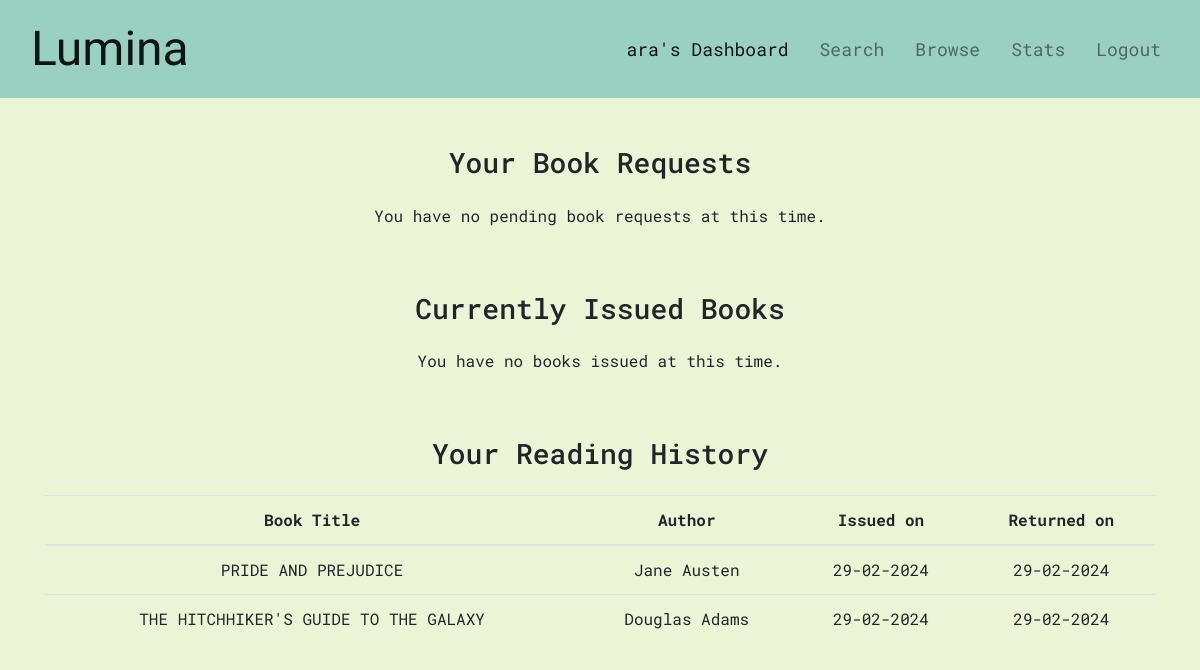
/ (signed in), run on an earlier commit of the app's database.
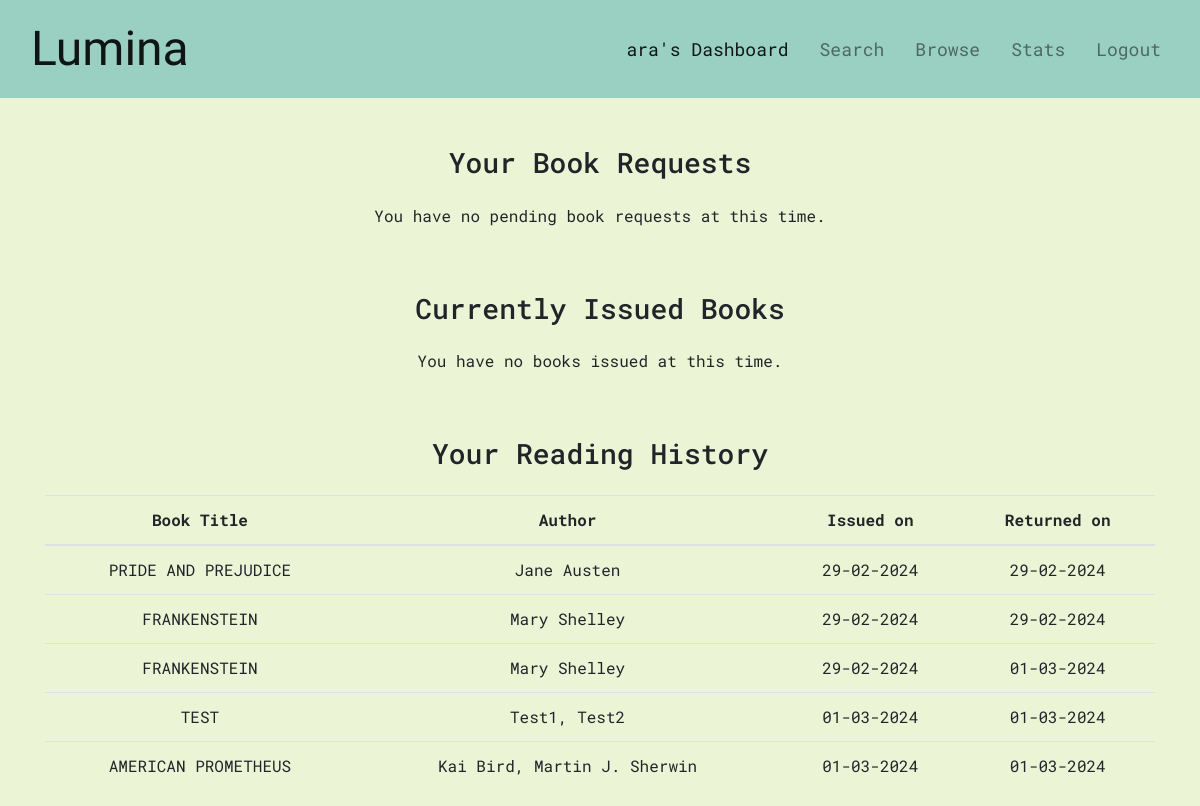
And on a later commit of the database.
### application/models.py (models this page shows)
class BookRequest(db.Model):
    __tablename__ = 'book_request'
    id = db.Column(db.Integer, primary_key=True)
    book_id = db.Column(db.Integer, db.ForeignKey('book.id'))
    user_id = db.Column(db.Integer, db.ForeignKey('user.id'))
    book_title = db.Column(db.String(255)) # for ease of display
    book_author = db.Column(db.String(255)) # for ease of display
    username = db.Column(db.String(30)) # for ease of display
    date_requested = db.Column(db.Date, default=db.func.current_date())
    issued = db.Column(db.Boolean, default=False)
    date_issued = db.Column(db.Date)
    date_due = db.Column(db.Date)
    auto_return_timestamp = db.Column(db.DateTime)
    returned = db.Column(db.Boolean, default=False)
    date_returned = db.Column(db.Date)

### application/controllers.py (the view)
@app.route('/', methods=['GET', 'POST'])
def home():
    if "user" in session:
        user = User.query.filter_by(username=session['user']).first()
        pending_requests = BookRequest.query.filter_by(issued=False, returned=False).all()
        user_pending_requests = BookRequest.query.filter_by(user_id=user.id, issued=False, returned=False).all()
        issued_now = BookRequest.query.filter_by(issued=True, returned=False).all()
        user_issued_now = BookRequest.query.filter_by(user_id=user.id, issued=True, returned=False).all()
        books_read = BookRequest.query.filter_by(returned=True).all()
        user_books_read = BookRequest.query.filter_by(user_id=user.id, returned=True).all()
        if session['user_role'] == 'admin':
            return render_template('librariandashboard.html', title='Librarian Dashboard', user=session['user'], pending_requests=pending_requests, issued_now=issued_now, role=session['user_role'], books_read=books_read)
        else:
            username = user.username
            page_title = username + "'s Dashboard"
            return render_template('userdashboard.html', title=page_title, user=session['user'], pending_requests=user_pending_requests, issued_now=user_issued_now, role=session['user_role'], books_read=user_books_read)
    else:
        return render_template('welcome.html', title='Welcome')

### application/controllers.py (called while the page is built)
@app.before_request
def auto_return():
    book_requests = BookRequest.query.filter_by(issued=True, returned=False).all()
    if book_requests is None:
        return
    for book_request in book_requests:
        if datetime.datetime.now() > book_request.auto_return_timestamp:
            book_request.returned = True
            book = Book.query.filter_by(id=book_request.book_id).first()
            user = User.query.filter_by(id=book_request.user_id).first()
            user.quota -= 1
            book_request.date_returned = datetime.date.today()
            book_request.issued = False
            book.available = True
            db.session.commit()
    return

### templates/userdashboard.html
{% extends "body.html" %}
{% block body %}
<div class="container">
    <div class="row">
        <div class="col-12">
            <h3 class="text-center mt-5">Your Book Requests</h3>
        </div>
    </div>
    {% if pending_requests %}
    <div class="row">
        <div class="col-12">
            <table class="table table-hover mt-3" style="text-align: center;">
                <thead>
                    <tr>
                        <th scope="col">Book Title</th>
                        <th scope="col">Author</th>
                        <th scope="col">Requested on</th>
                        <th scope="col">Action</th>
                    </tr>
                </thead>
                <tbody>
                    {% for request in pending_requests%}
                    <tr>
                        <td><a href="/book/{{request.book_id}}">{{request.book_title}}</a></td>
                        <td>{{request.book_author}}</td>
                        <td>{{request.date_requested.strftime('%d-%m-%Y')}}</td>
                        <td>
                            <form action="/book_request/{{request.id}}/delete" method="post">
                                <button type="submit" class="btn btn-custom">Delete Request</button>
                            </form>
                        </td>
                    </tr>
                    {% endfor %}
                </tbody>
            </table>
        </div>
    </div>
    {% else %}
    <div class="row">
        <div class="col-12">
            <p class="text-center mt-3">You have no pending book requests at this time.</p>
        </div>
    </div>
    {% endif %}
</div>
<div class="container">
    <div class="row">
        <div class="col-12">
            <h3 class="text-center mt-5">Currently Issued Books</h3>
        </div>
    </div>
    {% if issued_now %}
    <div class="row">
        <div class="col-12">
            <table class="table table-hover mt-3" style="text-align: center;">
                <thead>
                    <tr>
                        <th scope="col">Book Title</th>
                        <th scope="col">Issued on</th>
                        <th scope="col">Return by</th>
                        <th scope="col">Action</th>
                    </tr>
                </thead>
                <tbody>
                    {% for loan in issued_now%}
                    <tr>
                        <td><a href="/book/{{loan.book_id}}">{{loan.book_title}}</td>
                        <td>{{loan.date_issued.strftime('%d-%m-%Y')}}</td>
                        <td>{{loan.date_due.strftime('%d-%m-%Y')}}</td>
                        <td>
                            <a href="/book={{loan.book_id}}/book_request={{loan.id}}/read" class="btn-sm btn-custom" style="display: inline-block;">Read</a>
                            <form action="/book_request/{{loan.id}}/return" method="post" style="display: inline-block;">
                                <button type="submit" class="btn-sm btn-custom">Return</button>
                            </form>
                        </td>
                    </tr>
                    {% endfor %}
                </tbody>
            </table>
        </div>
    </div>
    {% else %}
    <div class="row">
        <div class="col-12">
            <p class="text-center mt-3">You have no books issued at this time.</p>
        </div>
    </div>
    {% endif %}
</div>
<div class="container">
    <div class="row">
        <div class="col-12">
            <h3 class="text-center mt-5">Your Reading History</h3>
        </div>
    </div>
    {% if books_read %}
    <div class="row">
        <div class="col-12">
            <table class="table table-hover mt-3" style="text-align: center;">
                <thead>
                    <tr>
                        <th scope="col">Book Title</th>
                        <th scope="col">Author</th>
                        <th scope="col">Issued on</th>
                        <th scope="col">Returned on</th>
                    </tr>
                </thead>
                <tbody>
                    {% for loan in books_read%}
                    <tr>
                        <td>{{loan.book_title}}</td>
                        <td>{{loan.book_author}}</td>
                        <td>{{loan.date_issued.strftime('%d-%m-%Y')}}</td>
                        <td>{{loan.date_returned.strftime('%d-%m-%Y')}}</td>
                    </tr>
                    {% endfor %}
                </tbody>
            </table>
        </div>
    </div>
    {% else %}
    <div class="row">
        <div class="col-12">
            <p class="text-center mt-3">You have previous no reading history.</p>
        </div>
    </div>
    {% endif %}
</div>
{% endblock %}

### templates/body.html (shortened to what this page needs)
<!DOCTYPE html>
<html lang="en">
<head>
  <link rel="stylesheet" href="https://stackpath.bootstrapcdn.com/bootstrap/4.3.1/css/bootstrap.min.css" />
  <link rel="stylesheet" href="/static/styles.css">
</head>
<body>
  <nav class="navbar navbar-expand-lg navbar-light">
    <div class="container-fluid">
      {% if "user" not in session %}
      <a class="navbar-brand" style="left: 50%; transform: translateX(-50%)" href="/">Lumina</a>
      <button class="navbar-toggler" type="button" data-toggle="collapse" data-target="#navbarNav"
        aria-controls="navbarNav" aria-expanded="false" aria-label="Toggle navigation">
        <span class="navbar-toggler-icon"></span>
      </button>
      <div class="collapse navbar-collapse" id="navbarNav">
        <ul class="navbar-nav ml-auto">
          <li class="nav-item active" id="navbarText">
            {% if request.path == '/login' %}
            <a class="nav-link" href="/librarianlogin">Librarian Login</a>
            {% elif request.path == '/librarianlogin' %}
            <a class="nav-link" href="/login">General User Login</a>
            {%endif%}
          </li>
        </ul>
      </div>
      {%else%}
      <a class="navbar-brand" href="/">Lumina</a>
      <div class="collapse navbar-collapse" id="navbarNav">
        <ul class="navbar-nav ml-auto">
          {%if role=='admin'%}
          <li class="nav-item {%if 'Dashboard' in title%}active{% endif %}">
            <a class="nav-link" id="jtext" href="/">Librarian Dashboard</a>
          </li>
          <li class="nav-item {%if 'Search' in title%}active{% endif %}">
            <a class="nav-link" id="jtext" href="/search">Search</a>
          </li>
          <li class="nav-item {%if 'Manage' in title%}active{% endif %}">
            <a class="nav-link" id="jtext" href="/manage">Manage Catalog</a>
          </li>
          <li class="nav-item ">
            <a class="nav-link" id="jtext" href="/">Manage Users</a>
          </li>
          <li class="nav-item ">
            <a class="nav-link" id="jtext" href="/logout">Logout</a>
          </li>
          {%else%}
          <li class="nav-item {%if 'Dashboard' in title%}active{% endif %}">
            <a class="nav-link" id="jtext" href="/">{{user}}'s Dashboard</a>
          </li>
          <li class="nav-item {%if title == 'Search' %}active{% endif %}">
            <a class="nav-link" id="jtext" href="/search">Search</a>
          </li>
          <li class="nav-item {%if title == 'Browse' %}active{% endif %}">
            <a class="nav-link" id="jtext" href="/browse">Browse</a>
          </li>
          <li class="nav-item ">
            <a class="nav-link" id="jtext" href="#">Stats</a>
          </li>
          <li class="nav-item ">
            <a class="nav-link" id="jtext" href="/logout">Logout</a>
          </li>
          {%endif%}
        </ul>
      </div>
    {% endif %}
    </div>
  </nav>
  {% block body %}
  {% endblock %}
</body>
</html>

### static/styles.css (style rules this page uses)
.navbar { background-color: #9ad0c2; }
.navbar-brand { position: relative; font-family: "Ephesis", cursive; font-size: 300%; }
.nav-item { font-size: large; margin-left: 15px; }
body { font-family: "Roboto Mono", monospace; background-color: #ecf4d6; }
#jtext { font-family: "Roboto Mono", monospace; }
a { color: #265073; }

What changed in the data, as far as the page shows it:
removed BookRequest: book_title "THE HITCHHIKER'S GUIDE TO THE GALAXY", book_author "Douglas Adams", date_issued "29-02-2024", date_returned "29-02-2024"
added BookRequest: book_title "FRANKENSTEIN", book_author "Mary Shelley", date_issued "29-02-2024", date_returned "29-02-2024"
added BookRequest: book_title "FRANKENSTEIN", book_author "Mary Shelley", date_issued "29-02-2024", date_returned "01-03-2024"
added BookRequest: book_title "TEST", book_author "Test1, Test2", date_issued "01-03-2024", date_returned "01-03-2024"
added BookRequest: book_title "AMERICAN PROMETHEUS", book_author "Kai Bird, Martin J. Sherwin", date_issued "01-03-2024", date_returned "01-03-2024"
